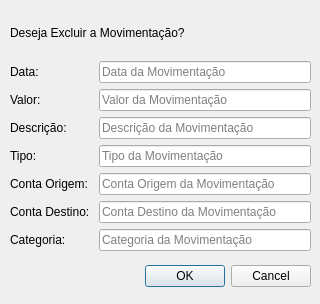
<?xml version="1.0" encoding="UTF-8"?>
<ui version="4.0">
 <class>MovimentacaoConfirmDialog</class>
 <widget class="QDialog" name="MovimentacaoConfirmDialog">
  <property name="geometry">
   <rect>
    <x>0</x>
    <y>0</y>
    <width>320</width>
    <height>304</height>
   </rect>
  </property>
  <property name="windowTitle">
   <string>Dialog</string>
  </property>
  <widget class="QDialogButtonBox" name="bbConfirm">
   <property name="geometry">
    <rect>
     <x>10</x>
     <y>260</y>
     <width>301</width>
     <height>32</height>
    </rect>
   </property>
   <property name="orientation">
    <enum>Qt::Orientation::Horizontal</enum>
   </property>
   <property name="standardButtons">
    <set>QDialogButtonBox::StandardButton::Cancel|QDialogButtonBox::StandardButton::Ok</set>
   </property>
  </widget>
  <widget class="QWidget" name="verticalLayoutWidget">
   <property name="geometry">
    <rect>
     <x>10</x>
     <y>10</y>
     <width>301</width>
     <height>241</height>
    </rect>
   </property>
   <layout class="QVBoxLayout" name="layPrincipal">
    <item>
     <widget class="QLabel" name="lblPergunta">
      <property name="text">
       <string>Deseja Excluir a Movimentação?</string>
      </property>
     </widget>
    </item>
    <item>
     <layout class="QFormLayout" name="layForm">
      <item row="0" column="1">
       <widget class="QLineEdit" name="edtData">
        <property name="enabled">
         <bool>true</bool>
        </property>
        <property name="readOnly">
         <bool>true</bool>
        </property>
        <property name="placeholderText">
         <string>Data da Movimentação</string>
        </property>
       </widget>
      </item>
      <item row="2" column="1">
       <widget class="QLineEdit" name="edtDescricao">
        <property name="enabled">
         <bool>true</bool>
        </property>
        <property name="text">
         <string/>
        </property>
        <property name="readOnly">
         <bool>true</bool>
        </property>
        <property name="placeholderText">
         <string>Descrição da Movimentação</string>
        </property>
       </widget>
      </item>
      <item row="0" column="0">
       <widget class="QLabel" name="lblData">
        <property name="text">
         <string>Data:</string>
        </property>
       </widget>
      </item>
      <item row="1" column="0">
       <widget class="QLabel" name="lblValor">
        <property name="text">
         <string>Valor:</string>
        </property>
       </widget>
      </item>
      <item row="2" column="0">
       <widget class="QLabel" name="lblDescricao">
        <property name="text">
         <string>Descrição:</string>
        </property>
       </widget>
      </item>
      <item row="3" column="0">
       <widget class="QLabel" name="lblTipo">
        <property name="text">
         <string>Tipo:</string>
        </property>
       </widget>
      </item>
      <item row="4" column="0">
       <widget class="QLabel" name="lblOrigem">
        <property name="text">
         <string>Conta Origem:</string>
        </property>
       </widget>
      </item>
      <item row="1" column="1">
       <widget class="QLineEdit" name="edtValor">
        <property name="readOnly">
         <bool>true</bool>
        </property>
        <property name="placeholderText">
         <string>Valor da Movimentação</string>
        </property>
       </widget>
      </item>
      <item row="3" column="1">
       <widget class="QLineEdit" name="edtTipo">
        <property name="readOnly">
         <bool>true</bool>
        </property>
        <property name="placeholderText">
         <string>Tipo da Movimentação</string>
        </property>
       </widget>
      </item>
      <item row="4" column="1">
       <widget class="QLineEdit" name="edtOrigem">
        <property name="readOnly">
         <bool>true</bool>
        </property>
        <property name="placeholderText">
         <string>Conta Origem da Movimentação</string>
        </property>
       </widget>
      </item>
      <item row="5" column="0">
       <widget class="QLabel" name="lblDestino">
        <property name="text">
         <string>Conta Destino: </string>
        </property>
       </widget>
      </item>
      <item row="5" column="1">
       <widget class="QLineEdit" name="edtDestino">
        <property name="readOnly">
         <bool>true</bool>
        </property>
        <property name="placeholderText">
         <string>Conta Destino da Movimentação</string>
        </property>
       </widget>
      </item>
      <item row="6" column="1">
       <widget class="QLineEdit" name="edtCategoria">
        <property name="readOnly">
         <bool>true</bool>
        </property>
        <property name="placeholderText">
         <string>Categoria da Movimentação</string>
        </property>
       </widget>
      </item>
      <item row="6" column="0">
       <widget class="QLabel" name="lblCategoria">
        <property name="text">
         <string>Categoria: </string>
        </property>
       </widget>
      </item>
     </layout>
    </item>
   </layout>
  </widget>
 </widget>
 <resources/>
 <connections>
  <connection>
   <sender>bbConfirm</sender>
   <signal>accepted()</signal>
   <receiver>MovimentacaoConfirmDialog</receiver>
   <slot>accept()</slot>
   <hints>
    <hint type="sourcelabel">
     <x>248</x>
     <y>254</y>
    </hint>
    <hint type="destinationlabel">
     <x>157</x>
     <y>274</y>
    </hint>
   </hints>
  </connection>
  <connection>
   <sender>bbConfirm</sender>
   <signal>rejected()</signal>
   <receiver>MovimentacaoConfirmDialog</receiver>
   <slot>reject()</slot>
   <hints>
    <hint type="sourcelabel">
     <x>316</x>
     <y>260</y>
    </hint>
    <hint type="destinationlabel">
     <x>286</x>
     <y>274</y>
    </hint>
   </hints>
  </connection>
 </connections>
</ui>
